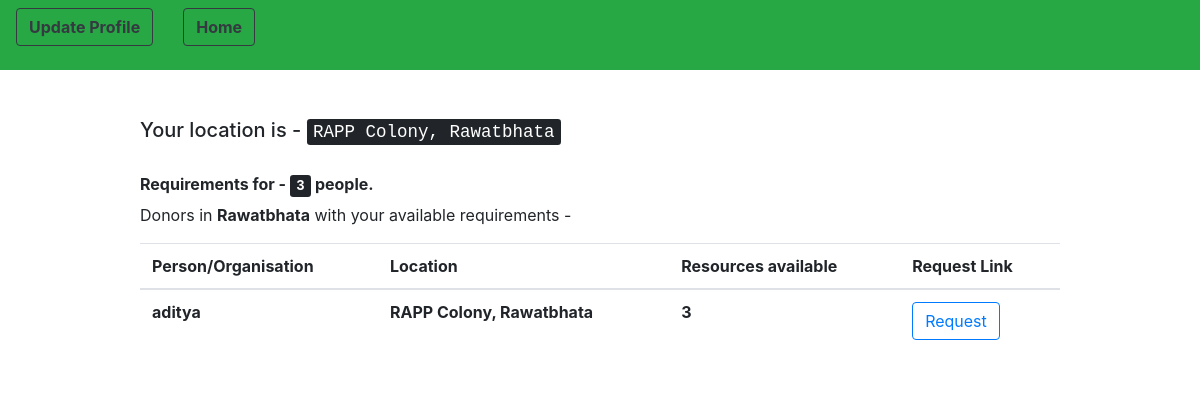
/users/showDonor/ (signed in), run on the app's committed database.
### customUser/models.py (models this page shows, shortened)
class CustomUser(AbstractUser):
    pin_code = models.IntegerField(null = True)
    contact_no = models.IntegerField(null = True)
    resources = models.IntegerField(null = True) # no. of persons avability/requirement
    locality = models.CharField(max_length = 100)
    city = models.CharField(max_length = 50)
    """CHOICES=[('0','Donor'),
                   ('1','Reciever')]"""
    state = models.CharField(max_length = 50, default = " ")
    donor = models.BooleanField(default = 'False') # 0 - Donor 1 - Reciever
    email = models.EmailField(unique=True)

### customUser/views.py (the view)
# urls.py: path('showDonor/', views.show_nearby_donors, name = 'showNearbyDonors'),
@login_required(login_url = "/users/login")
def show_nearby_donors(request):
	you = request.user
	you_address = you.locality + ',' + you.city
	donors = CustomUser.objects.filter(city = you.city)
	return render(request, 'show_donors.html', {'you' : you, 'donors' : donors})

### templates/show_donors.html (shortened to what this page needs)
{% extends 'base.html' %}
{% block navigation %}
	<div class = "row">
		<div class = "col">
			<form method = "get" action = "{% url 'edit_profile' %}">
				<button type = "submit" class = "btn btn-outline-dark navbar-btn"> <strong> Update Profile </strong></button>
			</form>
		</div>
		<div class = "col">
	<form method = "post" action = "{% url 'homePage' %}">
		<button type = "submit" class = "btn btn-outline-dark navbar-btn"> <strong>Home </strong></button>
	</form>
</div>
	</div>
{% endblock %}
{% block content %}
	<h5> Your location is - <kbd> {{ you.locality }}, {{ you.city }} </kbd> </h5> <br>
	<h6> <strong> Requirements for - <kbd> {{ you.resources }}</kbd> people.</strong></h6>
	<p> Donors in  <strong> {{ you.city }}</strong> with your available requirements -  </p>
	<table class = "table">
			<thead>
				<tr>
					<th scope="col"> Person/Organisation </th>
					<th scope="col"> Location </th>
					<th scope="col"> Resources available </th>
					<th scope ="col"> Request Link </th>
				</tr>
			</thead>
			<tbody>
	{% for i in donors %}
		{% if i.username != 'admin' and i.donor == True and i.resources > 0%}
				<tr>
				<th scope="row"> {{ i.username }}  </th>
				<th scope="row"> {{ i.locality }}, {{ i.city }} </th>
				<th scope="row"> {{ i.resources }} </th>
				<th scope="row">
					<form method = "get" action = "{% url 'update_requirements' i.email %}"> {% csrf_token %}
						<button class = "btn btn-outline-primary"> Request </button>
					</form>
				</th>
			</tr>
		{% endif %}
	{% endfor %}
	</tbody>
			</table>
	<br> <br>
{% endblock %}

### data on the page
CustomUser: locality "RAPP Colony", city "Rawatbhata", resources "3", username "aditya"
